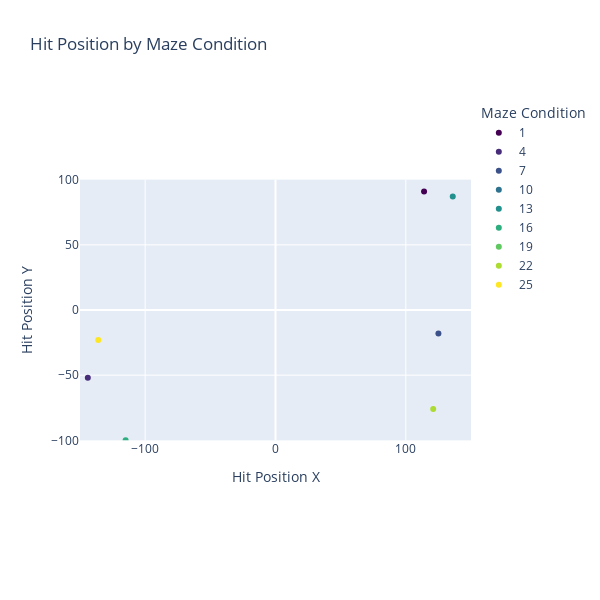
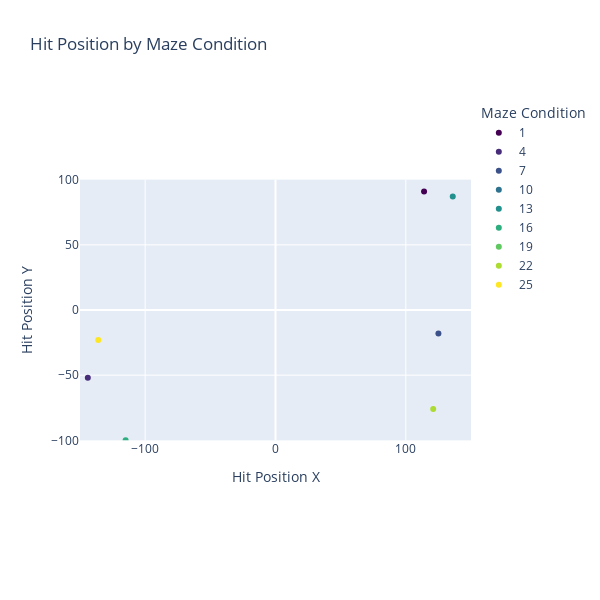
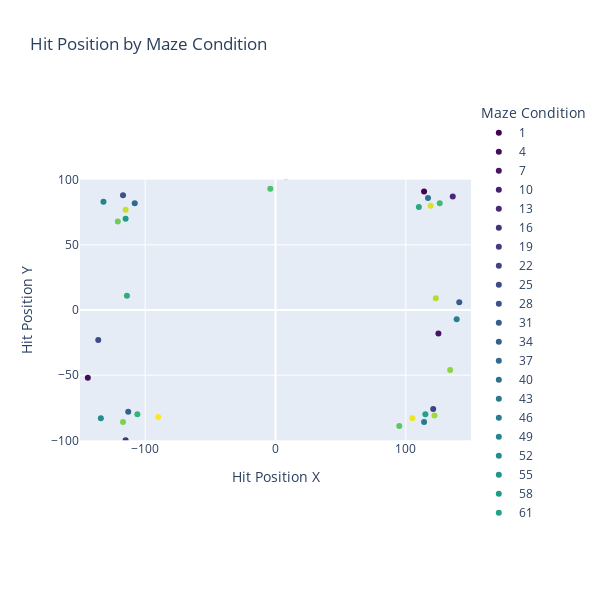

Here is the notebook cell these charts were saved with, in order:
### Code cell
# Path to your data directory
data_path = r"C:\Users\pouge\Documents\mini_data\brainsets\processed\churchland_shenoy_neural_2012"
# data_path = "/ceph/aeon/aeon/SANe/brainsets_data/processed/churchland_shenoy_neural_2012"
data_path = Path(data_path)

# List all h5 files in the directory
h5_files = [f for f in os.listdir(data_path) if f.endswith('.h5')]
print(f"Available h5 files: {h5_files}")

# User parameters
subject_name = "nitschke"  # Change to "nitschke" or "jenkins"
num_files_to_load = 3     # Change to desired number of files, max 6 (only 3 work) for nitschke, 4 for jenkins

# Filter files by subject
subject_files = [f for f in h5_files if subject_name.lower() in f.lower()]
print(f"\nFiles for subject {subject_name}: {subject_files}")

if len(subject_files) == 0:
    print(f"No files found for subject {subject_name}")
elif len(subject_files) < num_files_to_load:
    print(f"Only {len(subject_files)} files available for {subject_name}, loading all of them")
    num_files_to_load = len(subject_files)

# Load and clean the specified number of files
sessions = []
for i in range(min(num_files_to_load, len(subject_files))):
    file_path = os.path.join(data_path, subject_files[i])
    print(f"\nLoading file {i+1}/{num_files_to_load}: {subject_files[i]}")
    
    # Read neural data from HDF5
    with h5py.File(file_path, "r") as f:
        session = Data.from_hdf5(f)

        session.spikes.materialize()
        session.trials.materialize()
        session.hand.materialize()
        session.eye.materialize()
        session.session.materialize()

        print("Session ID: ", session.session.id)
        print("Session subject id: ", session.subject.id)
        print("Session subject sex: ", session.subject.sex)
        print("Session subject species: ", session.subject.species)
        print("Session recording date: ", session.session.recording_date)
        print("Original number of trials:", len(session.trials.start))
        
        # Clean the session data
        try:
            session = clean_session_data(session)
            print("Final number of trials after cleaning:", len(session.trials.start))

            print("Summary of primary conditions:")
            primary_conditions_summary = analyze_maze_conditions(session)
            display(primary_conditions_summary)
            
            sessions.append(session)
        except Exception as e:
            print(f"Error processing session {session.session.id}: {e}")
            continue

print(f"\nSuccessfully loaded and cleaned {len(sessions)} sessions for subject {subject_name}")

### Figure 1 — Plotly figure (JSON) as saved in the notebook; plotly's stock layout.template omitted (floating-point values rounded to 4 significant figures)
{"data": [{"customdata": [["1"]], "hovertemplate": "Maze Condition=%{customdata[0]}<br>Hit Position X=%{x}<br>Hit Position Y=%{y}<extra></extra>", "legendgroup": "1", "marker": {"color": "rgb(68, 1, 84)", "symbol": "circle"}, "mode": "markers", "name": "1", "orientation": "v", "showlegend": true, "type": "scatter", "x": [114], "xaxis": "x", "y": [91], "yaxis": "y"}, {"customdata": [["4"]], "hovertemplate": "Maze Condition=%{customdata[0]}<br>Hit Position X=%{x}<br>Hit Position Y=%{y}<extra></extra>", "legendgroup": "4", "marker": {"color": "rgb(71, 44, 122)", "symbol": "circle"}, "mode": "markers", "name": "4", "orientation": "v", "showlegend": true, "type": "scatter", "x": [-144], "xaxis": "x", "y": [-52], "yaxis": "y"}, {"customdata": [["7"]], "hovertemplate": "Maze Condition=%{customdata[0]}<br>Hit Position X=%{x}<br>Hit Position Y=%{y}<extra></extra>", "legendgroup": "7", "marker": {"color": "rgb(59, 81, 138)", "symbol": "circle"}, "mode": "markers", "name": "7", "orientation": "v", "showlegend": true, "type": "scatter", "x": [125], "xaxis": "x", "y": [-18], "yaxis": "y"}, {"customdata": [["10"]], "hovertemplate": "Maze Condition=%{customdata[0]}<br>Hit Position X=%{x}<br>Hit Position Y=%{y}<extra></extra>", "legendgroup": "10", "marker": {"color": "rgb(45, 114, 142)", "symbol": "circle"}, "mode": "markers", "name": "10", "orientation": "v", "showlegend": true, "type": "scatter", "x": [-13], "xaxis": "x", "y": [111], "yaxis": "y"}, {"customdata": [["13"]], "hovertemplate": "Maze Condition=%{customdata[0]}<br>Hit Position X=%{x}<br>Hit Position Y=%{y}<extra></extra>", "legendgroup": "13", "marker": {"color": "rgb(34, 144, 140)", "symbol": "circle"}, "mode": "markers", "name": "13", "orientation": "v", "showlegend": true, "type": "scatter", "x": [136], "xaxis": "x", "y": [87], "yaxis": "y"}, {"customdata": [["16"]], "hovertemplate": "Maze Condition=%{customdata[0]}<br>Hit Position X=%{x}<br>Hit Position Y=%{y}<extra></extra>", "legendgroup": "16", "marker": {"color": "rgb(45, 174, 127)", "symbol": "circle"}, "mode": "markers", "name": "16", "orientation": "v", "showlegend": true, "type": "scatter", "x": [-115], "xaxis": "x", "y": [-100], "yaxis": "y"}, {"customdata": [["19"]], "hovertemplate": "Maze Condition=%{customdata[0]}<br>Hit Position X=%{x}<br>Hit Position Y=%{y}<extra></extra>", "legendgroup": "19", "marker": {"color": "rgb(96, 200, 96)", "symbol": "circle"}, "mode": "markers", "name": "19", "orientation": "v", "showlegend": true, "type": "scatter", "x": [-9], "xaxis": "x", "y": [110], "yaxis": "y"}, {"customdata": [["22"]], "hovertemplate": "Maze Condition=%{customdata[0]}<br>Hit Position X=%{x}<br>Hit Position Y=%{y}<extra></extra>", "legendgroup": "22", "marker": {"color": "rgb(172, 220, 49)", "symbol": "circle"}, "mode": "markers", "name": "22", "orientation": "v", "showlegend": true, "type": "scatter", "x": [121], "xaxis": "x", "y": [-76], "yaxis": "y"}, {"customdata": [["25"]], "hovertemplate": "Maze Condition=%{customdata[0]}<br>Hit Position X=%{x}<br>Hit Position Y=%{y}<extra></extra>", "legendgroup": "25", "marker": {"color": "rgb(253, 231, 37)", "symbol": "circle"}, "mode": "markers", "name": "25", "orientation": "v", "showlegend": true, "type": "scatter", "x": [-136], "xaxis": "x", "y": [-23], "yaxis": "y"}], "layout": {"height": 600, "legend": {"title": {"text": "Maze Condition"}, "tracegroupgap": 0}, "title": {"text": "Hit Position by Maze Condition"}, "width": 600, "xaxis": {"anchor": "y", "domain": [0, 1], "range": [-150, 150], "scaleanchor": "y", "scaleratio": 1, "title": {"text": "Hit Position X"}}, "yaxis": {"anchor": "x", "constrain": "domain", "domain": [0, 1], "range": [-100, 100], "title": {"text": "Hit Position Y"}}}}

### Figure 2 — Plotly figure (JSON) as saved in the notebook; plotly's stock layout.template omitted (floating-point values rounded to 4 significant figures)
{"data": [{"customdata": [["1"]], "hovertemplate": "Maze Condition=%{customdata[0]}<br>Hit Position X=%{x}<br>Hit Position Y=%{y}<extra></extra>", "legendgroup": "1", "marker": {"color": "rgb(68, 1, 84)", "symbol": "circle"}, "mode": "markers", "name": "1", "orientation": "v", "showlegend": true, "type": "scatter", "x": [114], "xaxis": "x", "y": [91], "yaxis": "y"}, {"customdata": [["4"]], "hovertemplate": "Maze Condition=%{customdata[0]}<br>Hit Position X=%{x}<br>Hit Position Y=%{y}<extra></extra>", "legendgroup": "4", "marker": {"color": "rgb(71, 44, 122)", "symbol": "circle"}, "mode": "markers", "name": "4", "orientation": "v", "showlegend": true, "type": "scatter", "x": [-144], "xaxis": "x", "y": [-52], "yaxis": "y"}, {"customdata": [["7"]], "hovertemplate": "Maze Condition=%{customdata[0]}<br>Hit Position X=%{x}<br>Hit Position Y=%{y}<extra></extra>", "legendgroup": "7", "marker": {"color": "rgb(59, 81, 138)", "symbol": "circle"}, "mode": "markers", "name": "7", "orientation": "v", "showlegend": true, "type": "scatter", "x": [125], "xaxis": "x", "y": [-18], "yaxis": "y"}, {"customdata": [["10"]], "hovertemplate": "Maze Condition=%{customdata[0]}<br>Hit Position X=%{x}<br>Hit Position Y=%{y}<extra></extra>", "legendgroup": "10", "marker": {"color": "rgb(45, 114, 142)", "symbol": "circle"}, "mode": "markers", "name": "10", "orientation": "v", "showlegend": true, "type": "scatter", "x": [-13], "xaxis": "x", "y": [111], "yaxis": "y"}, {"customdata": [["13"]], "hovertemplate": "Maze Condition=%{customdata[0]}<br>Hit Position X=%{x}<br>Hit Position Y=%{y}<extra></extra>", "legendgroup": "13", "marker": {"color": "rgb(34, 144, 140)", "symbol": "circle"}, "mode": "markers", "name": "13", "orientation": "v", "showlegend": true, "type": "scatter", "x": [136], "xaxis": "x", "y": [87], "yaxis": "y"}, {"customdata": [["16"]], "hovertemplate": "Maze Condition=%{customdata[0]}<br>Hit Position X=%{x}<br>Hit Position Y=%{y}<extra></extra>", "legendgroup": "16", "marker": {"color": "rgb(45, 174, 127)", "symbol": "circle"}, "mode": "markers", "name": "16", "orientation": "v", "showlegend": true, "type": "scatter", "x": [-115], "xaxis": "x", "y": [-100], "yaxis": "y"}, {"customdata": [["19"]], "hovertemplate": "Maze Condition=%{customdata[0]}<br>Hit Position X=%{x}<br>Hit Position Y=%{y}<extra></extra>", "legendgroup": "19", "marker": {"color": "rgb(96, 200, 96)", "symbol": "circle"}, "mode": "markers", "name": "19", "orientation": "v", "showlegend": true, "type": "scatter", "x": [-9], "xaxis": "x", "y": [110], "yaxis": "y"}, {"customdata": [["22"]], "hovertemplate": "Maze Condition=%{customdata[0]}<br>Hit Position X=%{x}<br>Hit Position Y=%{y}<extra></extra>", "legendgroup": "22", "marker": {"color": "rgb(172, 220, 49)", "symbol": "circle"}, "mode": "markers", "name": "22", "orientation": "v", "showlegend": true, "type": "scatter", "x": [121], "xaxis": "x", "y": [-76], "yaxis": "y"}, {"customdata": [["25"]], "hovertemplate": "Maze Condition=%{customdata[0]}<br>Hit Position X=%{x}<br>Hit Position Y=%{y}<extra></extra>", "legendgroup": "25", "marker": {"color": "rgb(253, 231, 37)", "symbol": "circle"}, "mode": "markers", "name": "25", "orientation": "v", "showlegend": true, "type": "scatter", "x": [-136], "xaxis": "x", "y": [-23], "yaxis": "y"}], "layout": {"height": 600, "legend": {"title": {"text": "Maze Condition"}, "tracegroupgap": 0}, "title": {"text": "Hit Position by Maze Condition"}, "width": 600, "xaxis": {"anchor": "y", "domain": [0, 1], "range": [-150, 150], "scaleanchor": "y", "scaleratio": 1, "title": {"text": "Hit Position X"}}, "yaxis": {"anchor": "x", "constrain": "domain", "domain": [0, 1], "range": [-100, 100], "title": {"text": "Hit Position Y"}}}}

### Figure 3 — Plotly figure (JSON) as saved in the notebook; plotly's stock layout.template omitted (floating-point values rounded to 4 significant figures)
{"data": [{"customdata": [["1"]], "hovertemplate": "Maze Condition=%{customdata[0]}<br>Hit Position X=%{x}<br>Hit Position Y=%{y}<extra></extra>", "legendgroup": "1", "marker": {"color": "rgb(68, 1, 84)", "symbol": "circle"}, "mode": "markers", "name": "1", "orientation": "v", "showlegend": true, "type": "scatter", "x": [114], "xaxis": "x", "y": [91], "yaxis": "y"}, {"customdata": [["4"]], "hovertemplate": "Maze Condition=%{customdata[0]}<br>Hit Position X=%{x}<br>Hit Position Y=%{y}<extra></extra>", "legendgroup": "4", "marker": {"color": "rgb(69, 11, 93)", "symbol": "circle"}, "mode": "markers", "name": "4", "orientation": "v", "showlegend": true, "type": "scatter", "x": [-144], "xaxis": "x", "y": [-52], "yaxis": "y"}, {"customdata": [["7"]], "hovertemplate": "Maze Condition=%{customdata[0]}<br>Hit Position X=%{x}<br>Hit Position Y=%{y}<extra></extra>", "legendgroup": "7", "marker": {"color": "rgb(70, 21, 103)", "symbol": "circle"}, "mode": "markers", "name": "7", "orientation": "v", "showlegend": true, "type": "scatter", "x": [125], "xaxis": "x", "y": [-18], "yaxis": "y"}, {"customdata": [["10"]], "hovertemplate": "Maze Condition=%{customdata[0]}<br>Hit Position X=%{x}<br>Hit Position Y=%{y}<extra></extra>", "legendgroup": "10", "marker": {"color": "rgb(71, 31, 112)", "symbol": "circle"}, "mode": "markers", "name": "10", "orientation": "v", "showlegend": true, "type": "scatter", "x": [-13], "xaxis": "x", "y": [111], "yaxis": "y"}, {"customdata": [["13"]], "hovertemplate": "Maze Condition=%{customdata[0]}<br>Hit Position X=%{x}<br>Hit Position Y=%{y}<extra></extra>", "legendgroup": "13", "marker": {"color": "rgb(72, 41, 120)", "symbol": "circle"}, "mode": "markers", "name": "13", "orientation": "v", "showlegend": true, "type": "scatter", "x": [136], "xaxis": "x", "y": [87], "yaxis": "y"}, {"customdata": [["16"]], "hovertemplate": "Maze Condition=%{customdata[0]}<br>Hit Position X=%{x}<br>Hit Position Y=%{y}<extra></extra>", "legendgroup": "16", "marker": {"color": "rgb(69, 49, 125)", "symbol": "circle"}, "mode": "markers", "name": "16", "orientation": "v", "showlegend": true, "type": "scatter", "x": [-115], "xaxis": "x", "y": [-100], "yaxis": "y"}, {"customdata": [["19"]], "hovertemplate": "Maze Condition=%{customdata[0]}<br>Hit Position X=%{x}<br>Hit Position Y=%{y}<extra></extra>", "legendgroup": "19", "marker": {"color": "rgb(67, 58, 129)", "symbol": "circle"}, "mode": "markers", "name": "19", "orientation": "v", "showlegend": true, "type": "scatter", "x": [-9], "xaxis": "x", "y": [110], "yaxis": "y"}, {"customdata": [["22"]], "hovertemplate": "Maze Condition=%{customdata[0]}<br>Hit Position X=%{x}<br>Hit Position Y=%{y}<extra></extra>", "legendgroup": "22", "marker": {"color": "rgb(64, 66, 134)", "symbol": "circle"}, "mode": "markers", "name": "22", "orientation": "v", "showlegend": true, "type": "scatter", "x": [121], "xaxis": "x", "y": [-76], "yaxis": "y"}, {"customdata": [["25"]], "hovertemplate": "Maze Condition=%{customdata[0]}<br>Hit Position X=%{x}<br>Hit Position Y=%{y}<extra></extra>", "legendgroup": "25", "marker": {"color": "rgb(61, 75, 137)", "symbol": "circle"}, "mode": "markers", "name": "25", "orientation": "v", "showlegend": true, "type": "scatter", "x": [-136], "xaxis": "x", "y": [-23], "yaxis": "y"}, {"customdata": [["28"]], "hovertemplate": "Maze Condition=%{customdata[0]}<br>Hit Position X=%{x}<br>Hit Position Y=%{y}<extra></extra>", "legendgroup": "28", "marker": {"color": "rgb(58, 83, 139)", "symbol": "circle"}, "mode": "markers", "name": "28", "orientation": "v", "showlegend": true, "type": "scatter", "x": [-117], "xaxis": "x", "y": [88], "yaxis": "y"}, {"customdata": [["31"]], "hovertemplate": "Maze Condition=%{customdata[0]}<br>Hit Position X=%{x}<br>Hit Position Y=%{y}<extra></extra>", "legendgroup": "31", "marker": {"color": "rgb(55, 91, 140)", "symbol": "circle"}, "mode": "markers", "name": "31", "orientation": "v", "showlegend": true, "type": "scatter", "x": [141], "xaxis": "x", "y": [6], "yaxis": "y"}, {"customdata": [["34"]], "hovertemplate": "Maze Condition=%{customdata[0]}<br>Hit Position X=%{x}<br>Hit Position Y=%{y}<extra></extra>", "legendgroup": "34", "marker": {"color": "rgb(51, 99, 141)", "symbol": "circle"}, "mode": "markers", "name": "34", "orientation": "v", "showlegend": true, "type": "scatter", "x": [-113], "xaxis": "x", "y": [-78], "yaxis": "y"}, {"customdata": [["37"]], "hovertemplate": "Maze Condition=%{customdata[0]}<br>Hit Position X=%{x}<br>Hit Position Y=%{y}<extra></extra>", "legendgroup": "37", "marker": {"color": "rgb(48, 106, 142)", "symbol": "circle"}, "mode": "markers", "name": "37", "orientation": "v", "showlegend": true, "type": "scatter", "x": [-108], "xaxis": "x", "y": [82], "yaxis": "y"}, {"customdata": [["40"]], "hovertemplate": "Maze Condition=%{customdata[0]}<br>Hit Position X=%{x}<br>Hit Position Y=%{y}<extra></extra>", "legendgroup": "40", "marker": {"color": "rgb(45, 113, 142)", "symbol": "circle"}, "mode": "markers", "name": "40", "orientation": "v", "showlegend": true, "type": "scatter", "x": [117], "xaxis": "x", "y": [86], "yaxis": "y"}, {"customdata": [["43"]], "hovertemplate": "Maze Condition=%{customdata[0]}<br>Hit Position X=%{x}<br>Hit Position Y=%{y}<extra></extra>", "legendgroup": "43", "marker": {"color": "rgb(42, 120, 142)", "symbol": "circle"}, "mode": "markers", "name": "43", "orientation": "v", "showlegend": true, "type": "scatter", "x": [114], "xaxis": "x", "y": [-86], "yaxis": "y"}, {"customdata": [["46"]], "hovertemplate": "Maze Condition=%{customdata[0]}<br>Hit Position X=%{x}<br>Hit Position Y=%{y}<extra></extra>", "legendgroup": "46", "marker": {"color": "rgb(40, 126, 142)", "symbol": "circle"}, "mode": "markers", "name": "46", "orientation": "v", "showlegend": true, "type": "scatter", "x": [139], "xaxis": "x", "y": [-7], "yaxis": "y"}, {"customdata": [["49"]], "hovertemplate": "Maze Condition=%{customdata[0]}<br>Hit Position X=%{x}<br>Hit Position Y=%{y}<extra></extra>", "legendgroup": "49", "marker": {"color": "rgb(37, 133, 141)", "symbol": "circle"}, "mode": "markers", "name": "49", "orientation": "v", "showlegend": true, "type": "scatter", "x": [-132], "xaxis": "x", "y": [83], "yaxis": "y"}, {"customdata": [["52"]], "hovertemplate": "Maze Condition=%{customdata[0]}<br>Hit Position X=%{x}<br>Hit Position Y=%{y}<extra></extra>", "legendgroup": "52", "marker": {"color": "rgb(35, 140, 140)", "symbol": "circle"}, "mode": "markers", "name": "52", "orientation": "v", "showlegend": true, "type": "scatter", "x": [-134], "xaxis": "x", "y": [-83], "yaxis": "y"}, {"customdata": [["55"]], "hovertemplate": "Maze Condition=%{customdata[0]}<br>Hit Position X=%{x}<br>Hit Position Y=%{y}<extra></extra>", "legendgroup": "55", "marker": {"color": "rgb(34, 148, 139)", "symbol": "circle"}, "mode": "markers", "name": "55", "orientation": "v", "showlegend": true, "type": "scatter", "x": [8], "xaxis": "x", "y": [102], "yaxis": "y"}, {"customdata": [["58"]], "hovertemplate": "Maze Condition=%{customdata[0]}<br>Hit Position X=%{x}<br>Hit Position Y=%{y}<extra></extra>", "legendgroup": "58", "marker": {"color": "rgb(32, 155, 138)", "symbol": "circle"}, "mode": "markers", "name": "58", "orientation": "v", "showlegend": true, "type": "scatter", "x": [-115], "xaxis": "x", "y": [70], "yaxis": "y"}, {"customdata": [["61"]], "hovertemplate": "Maze Condition=%{customdata[0]}<br>Hit Position X=%{x}<br>Hit Position Y=%{y}<extra></extra>", "legendgroup": "61", "marker": {"color": "rgb(34, 162, 135)", "symbol": "circle"}, "mode": "markers", "name": "61", "orientation": "v", "showlegend": true, "type": "scatter", "x": [115], "xaxis": "x", "y": [-80], "yaxis": "y"}, {"customdata": [["64"]], "hovertemplate": "Maze Condition=%{customdata[0]}<br>Hit Position X=%{x}<br>Hit Position Y=%{y}<extra></extra>", "legendgroup": "64", "marker": {"color": "rgb(40, 168, 131)", "symbol": "circle"}, "mode": "markers", "name": "64", "orientation": "v", "showlegend": true, "type": "scatter", "x": [110], "xaxis": "x", "y": [79], "yaxis": "y"}, {"customdata": [["67"]], "hovertemplate": "Maze Condition=%{customdata[0]}<br>Hit Position X=%{x}<br>Hit Position Y=%{y}<extra></extra>", "legendgroup": "67", "marker": {"color": "rgb(45, 174, 126)", "symbol": "circle"}, "mode": "markers", "name": "67", "orientation": "v", "showlegend": true, "type": "scatter", "x": [-114], "xaxis": "x", "y": [11], "yaxis": "y"}, {"customdata": [["70"]], "hovertemplate": "Maze Condition=%{customdata[0]}<br>Hit Position X=%{x}<br>Hit Position Y=%{y}<extra></extra>", "legendgroup": "70", "marker": {"color": "rgb(51, 181, 122)", "symbol": "circle"}, "mode": "markers", "name": "70", "orientation": "v", "showlegend": true, "type": "scatter", "x": [-106], "xaxis": "x", "y": [-80], "yaxis": "y"}, {"customdata": [["73"]], "hovertemplate": "Maze Condition=%{customdata[0]}<br>Hit Position X=%{x}<br>Hit Position Y=%{y}<extra></extra>", "legendgroup": "73", "marker": {"color": "rgb(63, 187, 115)", "symbol": "circle"}, "mode": "markers", "name": "73", "orientation": "v", "showlegend": true, "type": "scatter", "x": [126], "xaxis": "x", "y": [82], "yaxis": "y"}, {"customdata": [["76"]], "hovertemplate": "Maze Condition=%{customdata[0]}<br>Hit Position X=%{x}<br>Hit Position Y=%{y}<extra></extra>", "legendgroup": "76", "marker": {"color": "rgb(77, 193, 107)", "symbol": "circle"}, "mode": "markers", "name": "76", "orientation": "v", "showlegend": true, "type": "scatter", "x": [-4], "xaxis": "x", "y": [93], "yaxis": "y"}, {"customdata": [["79"]], "hovertemplate": "Maze Condition=%{customdata[0]}<br>Hit Position X=%{x}<br>Hit Position Y=%{y}<extra></extra>", "legendgroup": "79", "marker": {"color": "rgb(92, 199, 98)", "symbol": "circle"}, "mode": "markers", "name": "79", "orientation": "v", "showlegend": true, "type": "scatter", "x": [95], "xaxis": "x", "y": [-89], "yaxis": "y"}, {"customdata": [["82"]], "hovertemplate": "Maze Condition=%{customdata[0]}<br>Hit Position X=%{x}<br>Hit Position Y=%{y}<extra></extra>", "legendgroup": "82", "marker": {"color": "rgb(107, 205, 90)", "symbol": "circle"}, "mode": "markers", "name": "82", "orientation": "v", "showlegend": true, "type": "scatter", "x": [-121], "xaxis": "x", "y": [68], "yaxis": "y"}, {"customdata": [["85"]], "hovertemplate": "Maze Condition=%{customdata[0]}<br>Hit Position X=%{x}<br>Hit Position Y=%{y}<extra></extra>", "legendgroup": "85", "marker": {"color": "rgb(124, 209, 79)", "symbol": "circle"}, "mode": "markers", "name": "85", "orientation": "v", "showlegend": true, "type": "scatter", "x": [-117], "xaxis": "x", "y": [-86], "yaxis": "y"}, {"customdata": [["88"]], "hovertemplate": "Maze Condition=%{customdata[0]}<br>Hit Position X=%{x}<br>Hit Position Y=%{y}<extra></extra>", "legendgroup": "88", "marker": {"color": "rgb(142, 213, 67)", "symbol": "circle"}, "mode": "markers", "name": "88", "orientation": "v", "showlegend": true, "type": "scatter", "x": [134], "xaxis": "x", "y": [-46], "yaxis": "y"}, {"customdata": [["91"]], "hovertemplate": "Maze Condition=%{customdata[0]}<br>Hit Position X=%{x}<br>Hit Position Y=%{y}<extra></extra>", "legendgroup": "91", "marker": {"color": "rgb(161, 217, 56)", "symbol": "circle"}, "mode": "markers", "name": "91", "orientation": "v", "showlegend": true, "type": "scatter", "x": [122], "xaxis": "x", "y": [-81], "yaxis": "y"}, {"customdata": [["94"]], "hovertemplate": "Maze Condition=%{customdata[0]}<br>Hit Position X=%{x}<br>Hit Position Y=%{y}<extra></extra>", "legendgroup": "94", "marker": {"color": "rgb(179, 222, 44)", "symbol": "circle"}, "mode": "markers", "name": "94", "orientation": "v", "showlegend": true, "type": "scatter", "x": [123], "xaxis": "x", "y": [9], "yaxis": "y"}, {"customdata": [["97"]], "hovertemplate": "Maze Condition=%{customdata[0]}<br>Hit Position X=%{x}<br>Hit Position Y=%{y}<extra></extra>", "legendgroup": "97", "marker": {"color": "rgb(197, 224, 42)", "symbol": "circle"}, "mode": "markers", "name": "97", "orientation": "v", "showlegend": true, "type": "scatter", "x": [-115], "xaxis": "x", "y": [77], "yaxis": "y"}, {"customdata": [["100"]], "hovertemplate": "Maze Condition=%{customdata[0]}<br>Hit Position X=%{x}<br>Hit Position Y=%{y}<extra></extra>", "legendgroup": "100", "marker": {"color": "rgb(216, 226, 40)", "symbol": "circle"}, "mode": "markers", "name": "100", "orientation": "v", "showlegend": true, "type": "scatter", "x": [119], "xaxis": "x", "y": [80], "yaxis": "y"}, {"customdata": [["103"]], "hovertemplate": "Maze Condition=%{customdata[0]}<br>Hit Position X=%{x}<br>Hit Position Y=%{y}<extra></extra>", "legendgroup": "103", "marker": {"color": "rgb(234, 229, 39)", "symbol": "circle"}, "mode": "markers", "name": "103", "orientation": "v", "showlegend": true, "type": "scatter", "x": [105], "xaxis": "x", "y": [-83], "yaxis": "y"}, {"customdata": [["106"]], "hovertemplate": "Maze Condition=%{customdata[0]}<br>Hit Position X=%{x}<br>Hit Position Y=%{y}<extra></extra>", "legendgroup": "106", "marker": {"color": "rgb(253, 231, 37)", "symbol": "circle"}, "mode": "markers", "name": "106", "orientation": "v", "showlegend": true, "type": "scatter", "x": [-90], "xaxis": "x", "y": [-82], "yaxis": "y"}], "layout": {"height": 600, "legend": {"title": {"text": "Maze Condition"}, "tracegroupgap": 0}, "title": {"text": "Hit Position by Maze Condition"}, "width": 600, "xaxis": {"anchor": "y", "domain": [0, 1], "range": [-150, 150], "scaleanchor": "y", "scaleratio": 1, "title": {"text": "Hit Position X"}}, "yaxis": {"anchor": "x", "constrain": "domain", "domain": [0, 1], "range": [-100, 100], "title": {"text": "Hit Position Y"}}}}
